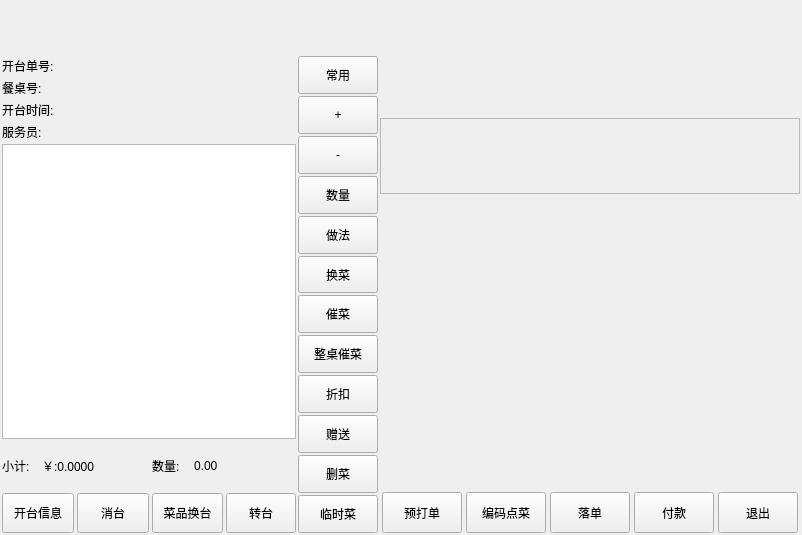
<?xml version="1.0" encoding="UTF-8"?>
<ui version="4.0">
 <class>table_order</class>
 <widget class="QDialog" name="table_order">
  <property name="geometry">
   <rect>
    <x>0</x>
    <y>0</y>
    <width>802</width>
    <height>535</height>
   </rect>
  </property>
  <property name="windowTitle">
   <string>Dialog</string>
  </property>
  
  <layout class="QVBoxLayout" name="verticalLayout_4">
   <property name="leftMargin">
    <number>0</number>
   </property>
   <property name="topMargin">
    <number>0</number>
   </property>
   <property name="rightMargin">
    <number>0</number>
   </property>
   <property name="bottomMargin">
    <number>0</number>
   </property>
   <item>
    <widget class="QLabel" name="label_qt_title">
     <property name="sizePolicy">
      <sizepolicy hsizetype="Expanding" vsizetype="Fixed">
       <horstretch>0</horstretch>
       <verstretch>0</verstretch>
      </sizepolicy>
     </property>
     <property name="minimumSize">
      <size>
       <width>0</width>
       <height>50</height>
      </size>
     </property>
     
     <property name="text">
      <string/>
     </property>
    </widget>
   </item>
   <item>
    <layout class="QHBoxLayout" name="horizontalLayout_4">
     <property name="spacing">
      <number>2</number>
     </property>
     <property name="leftMargin">
      <number>2</number>
     </property>
     <property name="rightMargin">
      <number>2</number>
     </property>
     <property name="bottomMargin">
      <number>2</number>
     </property>
     <item>
      <layout class="QVBoxLayout" name="verticalLayout_3">
       <item>
        <widget class="QLabel" name="label_6">
         <property name="sizePolicy">
          <sizepolicy hsizetype="Expanding" vsizetype="Fixed">
           <horstretch>0</horstretch>
           <verstretch>0</verstretch>
          </sizepolicy>
         </property>
         <property name="minimumSize">
          <size>
           <width>0</width>
           <height>20</height>
          </size>
         </property>
         <property name="maximumSize">
          <size>
           <width>294</width>
           <height>16777215</height>
          </size>
         </property>
         
         <property name="text">
          <string>开台单号:</string>
         </property>
        </widget>
       </item>
       <item>
        <widget class="QLabel" name="label_7">
         <property name="sizePolicy">
          <sizepolicy hsizetype="Expanding" vsizetype="Fixed">
           <horstretch>0</horstretch>
           <verstretch>0</verstretch>
          </sizepolicy>
         </property>
         <property name="minimumSize">
          <size>
           <width>0</width>
           <height>20</height>
          </size>
         </property>
         <property name="maximumSize">
          <size>
           <width>294</width>
           <height>16777215</height>
          </size>
         </property>
         
         <property name="text">
          <string>餐桌号:</string>
         </property>
        </widget>
       </item>
       <item>
        <widget class="QLabel" name="label_10">
         <property name="sizePolicy">
          <sizepolicy hsizetype="Expanding" vsizetype="Fixed">
           <horstretch>0</horstretch>
           <verstretch>0</verstretch>
          </sizepolicy>
         </property>
         <property name="minimumSize">
          <size>
           <width>0</width>
           <height>20</height>
          </size>
         </property>
         <property name="maximumSize">
          <size>
           <width>294</width>
           <height>16777215</height>
          </size>
         </property>
         
         <property name="text">
          <string>开台时间:</string>
         </property>
        </widget>
       </item>
       <item>
        <widget class="QLabel" name="label_11">
         <property name="sizePolicy">
          <sizepolicy hsizetype="Expanding" vsizetype="Fixed">
           <horstretch>0</horstretch>
           <verstretch>0</verstretch>
          </sizepolicy>
         </property>
         <property name="minimumSize">
          <size>
           <width>0</width>
           <height>20</height>
          </size>
         </property>
         <property name="maximumSize">
          <size>
           <width>294</width>
           <height>16777215</height>
          </size>
         </property>
         
         <property name="text">
          <string>服务员:</string>
         </property>
        </widget>
       </item>
       <item>
        <widget class="QTableView" name="tableView">
         <property name="sizePolicy">
          <sizepolicy hsizetype="Fixed" vsizetype="Expanding">
           <horstretch>0</horstretch>
           <verstretch>0</verstretch>
          </sizepolicy>
         </property>
         <property name="minimumSize">
          <size>
           <width>294</width>
           <height>100</height>
          </size>
         </property>
         
        </widget>
       </item>
       <item>
        <layout class="QHBoxLayout" name="horizontalLayout">
         <property name="spacing">
          <number>0</number>
         </property>
         <item>
          <widget class="QLabel" name="label_2">
           <property name="sizePolicy">
            <sizepolicy hsizetype="Fixed" vsizetype="Fixed">
             <horstretch>0</horstretch>
             <verstretch>0</verstretch>
            </sizepolicy>
           </property>
           <property name="minimumSize">
            <size>
             <width>40</width>
             <height>50</height>
            </size>
           </property>
           
           <property name="text">
            <string>小计:</string>
           </property>
          </widget>
         </item>
         <item>
          <widget class="QLabel" name="label_3">
           <property name="sizePolicy">
            <sizepolicy hsizetype="Fixed" vsizetype="Fixed">
             <horstretch>0</horstretch>
             <verstretch>0</verstretch>
            </sizepolicy>
           </property>
           <property name="minimumSize">
            <size>
             <width>110</width>
             <height>50</height>
            </size>
           </property>
           
           <property name="text">
            <string>￥:0.0000</string>
           </property>
          </widget>
         </item>
         <item>
          <widget class="QLabel" name="label_4">
           <property name="sizePolicy">
            <sizepolicy hsizetype="Fixed" vsizetype="Fixed">
             <horstretch>0</horstretch>
             <verstretch>0</verstretch>
            </sizepolicy>
           </property>
           <property name="minimumSize">
            <size>
             <width>42</width>
             <height>50</height>
            </size>
           </property>
           
           <property name="text">
            <string>数量:</string>
           </property>
          </widget>
         </item>
         <item>
          <widget class="QLabel" name="label_5">
           <property name="sizePolicy">
            <sizepolicy hsizetype="Fixed" vsizetype="Fixed">
             <horstretch>0</horstretch>
             <verstretch>0</verstretch>
            </sizepolicy>
           </property>
           <property name="minimumSize">
            <size>
             <width>100</width>
             <height>50</height>
            </size>
           </property>
           
           <property name="text">
            <string>0.00</string>
           </property>
          </widget>
         </item>
        </layout>
       </item>
       <item>
        <layout class="QHBoxLayout" name="horizontalLayout_3">
         <property name="spacing">
          <number>3</number>
         </property>
         <item>
          <widget class="QPushButton" name="pushButton_13">

      <property name="outer_stylesheet" stdset="0">
       <string>pushbutton</string>
      </property>

      <property name="outer_stylesheet" stdset="0">
       <string>pushbutton</string>
      </property>

      <property name="outer_stylesheet" stdset="0">
       <string>pushbutton</string>
      </property>

      <property name="outer_stylesheet" stdset="0">
       <string>pushbutton</string>
      </property>

      <property name="outer_stylesheet" stdset="0">
       <string>pushbutton</string>
      </property>
           <property name="sizePolicy">
            <sizepolicy hsizetype="Fixed" vsizetype="Fixed">
             <horstretch>0</horstretch>
             <verstretch>0</verstretch>
            </sizepolicy>
           </property>
           <property name="minimumSize">
            <size>
             <width>72</width>
             <height>40</height>
            </size>
           </property>
           <property name="focusPolicy">
            <enum>Qt::NoFocus</enum>
           </property>
           
           <property name="text">
            <string>开台信息</string>
           </property>
          </widget>
         </item>
         <item>
          <widget class="QPushButton" name="pushButton_14">

      <property name="outer_stylesheet" stdset="0">
       <string>pushbutton</string>
      </property>

      <property name="outer_stylesheet" stdset="0">
       <string>pushbutton</string>
      </property>

      <property name="outer_stylesheet" stdset="0">
       <string>pushbutton</string>
      </property>

      <property name="outer_stylesheet" stdset="0">
       <string>pushbutton</string>
      </property>

      <property name="outer_stylesheet" stdset="0">
       <string>pushbutton</string>
      </property>
           <property name="sizePolicy">
            <sizepolicy hsizetype="Fixed" vsizetype="Fixed">
             <horstretch>0</horstretch>
             <verstretch>0</verstretch>
            </sizepolicy>
           </property>
           <property name="minimumSize">
            <size>
             <width>72</width>
             <height>40</height>
            </size>
           </property>
           <property name="focusPolicy">
            <enum>Qt::NoFocus</enum>
           </property>
           
           <property name="text">
            <string>消台</string>
           </property>
          </widget>
         </item>
         <item>
          <widget class="QPushButton" name="pushButton_15">

      <property name="outer_stylesheet" stdset="0">
       <string>pushbutton</string>
      </property>

      <property name="outer_stylesheet" stdset="0">
       <string>pushbutton</string>
      </property>

      <property name="outer_stylesheet" stdset="0">
       <string>pushbutton</string>
      </property>

      <property name="outer_stylesheet" stdset="0">
       <string>pushbutton</string>
      </property>

      <property name="outer_stylesheet" stdset="0">
       <string>pushbutton</string>
      </property>
           <property name="sizePolicy">
            <sizepolicy hsizetype="Fixed" vsizetype="Fixed">
             <horstretch>0</horstretch>
             <verstretch>0</verstretch>
            </sizepolicy>
           </property>
           <property name="minimumSize">
            <size>
             <width>71</width>
             <height>40</height>
            </size>
           </property>
           <property name="focusPolicy">
            <enum>Qt::NoFocus</enum>
           </property>
           
           <property name="text">
            <string>菜品换台</string>
           </property>
          </widget>
         </item>
         <item>
          <widget class="QPushButton" name="pushButton_16">

      <property name="outer_stylesheet" stdset="0">
       <string>pushbutton</string>
      </property>

      <property name="outer_stylesheet" stdset="0">
       <string>pushbutton</string>
      </property>

      <property name="outer_stylesheet" stdset="0">
       <string>pushbutton</string>
      </property>

      <property name="outer_stylesheet" stdset="0">
       <string>pushbutton</string>
      </property>

      <property name="outer_stylesheet" stdset="0">
       <string>pushbutton</string>
      </property>
           <property name="sizePolicy">
            <sizepolicy hsizetype="Fixed" vsizetype="Fixed">
             <horstretch>0</horstretch>
             <verstretch>0</verstretch>
            </sizepolicy>
           </property>
           <property name="minimumSize">
            <size>
             <width>70</width>
             <height>40</height>
            </size>
           </property>
           <property name="focusPolicy">
            <enum>Qt::NoFocus</enum>
           </property>
           
           <property name="text">
            <string>转台</string>
           </property>
          </widget>
         </item>
        </layout>
       </item>
      </layout>
     </item>
     <item>
      <layout class="QVBoxLayout" name="verticalLayout">
       <property name="spacing">
        <number>2</number>
       </property>
       <item>
        <widget class="QPushButton" name="pushButton">

      <property name="outer_stylesheet" stdset="0">
       <string>pushbutton</string>
      </property>

      <property name="outer_stylesheet" stdset="0">
       <string>pushbutton</string>
      </property>

      <property name="outer_stylesheet" stdset="0">
       <string>pushbutton</string>
      </property>

      <property name="outer_stylesheet" stdset="0">
       <string>pushbutton</string>
      </property>

      <property name="outer_stylesheet" stdset="0">
       <string>pushbutton</string>
      </property>
         <property name="sizePolicy">
          <sizepolicy hsizetype="Fixed" vsizetype="Expanding">
           <horstretch>0</horstretch>
           <verstretch>0</verstretch>
          </sizepolicy>
         </property>
         <property name="minimumSize">
          <size>
           <width>80</width>
           <height>30</height>
          </size>
         </property>
         <property name="focusPolicy">
          <enum>Qt::NoFocus</enum>
         </property>
         
         <property name="text">
          <string>常用</string>
         </property>
        </widget>
       </item>
       <item>
        <widget class="QPushButton" name="pushButton_2">

      <property name="outer_stylesheet" stdset="0">
       <string>pushbutton</string>
      </property>

      <property name="outer_stylesheet" stdset="0">
       <string>pushbutton</string>
      </property>

      <property name="outer_stylesheet" stdset="0">
       <string>pushbutton</string>
      </property>

      <property name="outer_stylesheet" stdset="0">
       <string>pushbutton</string>
      </property>

      <property name="outer_stylesheet" stdset="0">
       <string>pushbutton</string>
      </property>
         <property name="sizePolicy">
          <sizepolicy hsizetype="Fixed" vsizetype="Expanding">
           <horstretch>0</horstretch>
           <verstretch>0</verstretch>
          </sizepolicy>
         </property>
         <property name="minimumSize">
          <size>
           <width>80</width>
           <height>30</height>
          </size>
         </property>
         <property name="focusPolicy">
          <enum>Qt::NoFocus</enum>
         </property>
         
         <property name="text">
          <string>+</string>
         </property>
        </widget>
       </item>
       <item>
        <widget class="QPushButton" name="pushButton_3">

      <property name="outer_stylesheet" stdset="0">
       <string>pushbutton</string>
      </property>

      <property name="outer_stylesheet" stdset="0">
       <string>pushbutton</string>
      </property>

      <property name="outer_stylesheet" stdset="0">
       <string>pushbutton</string>
      </property>

      <property name="outer_stylesheet" stdset="0">
       <string>pushbutton</string>
      </property>

      <property name="outer_stylesheet" stdset="0">
       <string>pushbutton</string>
      </property>
         <property name="sizePolicy">
          <sizepolicy hsizetype="Fixed" vsizetype="Expanding">
           <horstretch>0</horstretch>
           <verstretch>0</verstretch>
          </sizepolicy>
         </property>
         <property name="minimumSize">
          <size>
           <width>80</width>
           <height>30</height>
          </size>
         </property>
         <property name="focusPolicy">
          <enum>Qt::NoFocus</enum>
         </property>
         
         <property name="text">
          <string>-</string>
         </property>
        </widget>
       </item>
       <item>
        <widget class="QPushButton" name="pushButton_4">

      <property name="outer_stylesheet" stdset="0">
       <string>pushbutton</string>
      </property>

      <property name="outer_stylesheet" stdset="0">
       <string>pushbutton</string>
      </property>

      <property name="outer_stylesheet" stdset="0">
       <string>pushbutton</string>
      </property>

      <property name="outer_stylesheet" stdset="0">
       <string>pushbutton</string>
      </property>

      <property name="outer_stylesheet" stdset="0">
       <string>pushbutton</string>
      </property>
         <property name="sizePolicy">
          <sizepolicy hsizetype="Fixed" vsizetype="Expanding">
           <horstretch>0</horstretch>
           <verstretch>0</verstretch>
          </sizepolicy>
         </property>
         <property name="minimumSize">
          <size>
           <width>80</width>
           <height>30</height>
          </size>
         </property>
         <property name="focusPolicy">
          <enum>Qt::NoFocus</enum>
         </property>
         
         <property name="text">
          <string>数量</string>
         </property>
        </widget>
       </item>
       <item>
        <widget class="QPushButton" name="pushButton_5">

      <property name="outer_stylesheet" stdset="0">
       <string>pushbutton</string>
      </property>

      <property name="outer_stylesheet" stdset="0">
       <string>pushbutton</string>
      </property>

      <property name="outer_stylesheet" stdset="0">
       <string>pushbutton</string>
      </property>

      <property name="outer_stylesheet" stdset="0">
       <string>pushbutton</string>
      </property>

      <property name="outer_stylesheet" stdset="0">
       <string>pushbutton</string>
      </property>
         <property name="sizePolicy">
          <sizepolicy hsizetype="Fixed" vsizetype="Expanding">
           <horstretch>0</horstretch>
           <verstretch>0</verstretch>
          </sizepolicy>
         </property>
         <property name="minimumSize">
          <size>
           <width>80</width>
           <height>30</height>
          </size>
         </property>
         <property name="focusPolicy">
          <enum>Qt::NoFocus</enum>
         </property>
         
         <property name="text">
          <string>做法</string>
         </property>
        </widget>
       </item>
       <item>
        <widget class="QPushButton" name="pushButton_6">

      <property name="outer_stylesheet" stdset="0">
       <string>pushbutton</string>
      </property>

      <property name="outer_stylesheet" stdset="0">
       <string>pushbutton</string>
      </property>

      <property name="outer_stylesheet" stdset="0">
       <string>pushbutton</string>
      </property>

      <property name="outer_stylesheet" stdset="0">
       <string>pushbutton</string>
      </property>

      <property name="outer_stylesheet" stdset="0">
       <string>pushbutton</string>
      </property>
         <property name="sizePolicy">
          <sizepolicy hsizetype="Fixed" vsizetype="Expanding">
           <horstretch>0</horstretch>
           <verstretch>0</verstretch>
          </sizepolicy>
         </property>
         <property name="minimumSize">
          <size>
           <width>80</width>
           <height>30</height>
          </size>
         </property>
         <property name="focusPolicy">
          <enum>Qt::NoFocus</enum>
         </property>
         
         <property name="text">
          <string>换菜</string>
         </property>
        </widget>
       </item>
       <item>
        <widget class="QPushButton" name="pushButton_7">

      <property name="outer_stylesheet" stdset="0">
       <string>pushbutton</string>
      </property>

      <property name="outer_stylesheet" stdset="0">
       <string>pushbutton</string>
      </property>

      <property name="outer_stylesheet" stdset="0">
       <string>pushbutton</string>
      </property>

      <property name="outer_stylesheet" stdset="0">
       <string>pushbutton</string>
      </property>

      <property name="outer_stylesheet" stdset="0">
       <string>pushbutton</string>
      </property>
         <property name="sizePolicy">
          <sizepolicy hsizetype="Fixed" vsizetype="Expanding">
           <horstretch>0</horstretch>
           <verstretch>0</verstretch>
          </sizepolicy>
         </property>
         <property name="minimumSize">
          <size>
           <width>80</width>
           <height>30</height>
          </size>
         </property>
         <property name="focusPolicy">
          <enum>Qt::NoFocus</enum>
         </property>
         
         <property name="text">
          <string>催菜</string>
         </property>
        </widget>
       </item>
       <item>
        <widget class="QPushButton" name="pushButton_8">

      <property name="outer_stylesheet" stdset="0">
       <string>pushbutton</string>
      </property>

      <property name="outer_stylesheet" stdset="0">
       <string>pushbutton</string>
      </property>

      <property name="outer_stylesheet" stdset="0">
       <string>pushbutton</string>
      </property>

      <property name="outer_stylesheet" stdset="0">
       <string>pushbutton</string>
      </property>

      <property name="outer_stylesheet" stdset="0">
       <string>pushbutton</string>
      </property>
         <property name="sizePolicy">
          <sizepolicy hsizetype="Fixed" vsizetype="Expanding">
           <horstretch>0</horstretch>
           <verstretch>0</verstretch>
          </sizepolicy>
         </property>
         <property name="minimumSize">
          <size>
           <width>80</width>
           <height>30</height>
          </size>
         </property>
         <property name="focusPolicy">
          <enum>Qt::NoFocus</enum>
         </property>
         
         <property name="text">
          <string>整桌催菜</string>
         </property>
        </widget>
       </item>
       <item>
        <widget class="QPushButton" name="pushButton_9">

      <property name="outer_stylesheet" stdset="0">
       <string>pushbutton</string>
      </property>

      <property name="outer_stylesheet" stdset="0">
       <string>pushbutton</string>
      </property>

      <property name="outer_stylesheet" stdset="0">
       <string>pushbutton</string>
      </property>

      <property name="outer_stylesheet" stdset="0">
       <string>pushbutton</string>
      </property>

      <property name="outer_stylesheet" stdset="0">
       <string>pushbutton</string>
      </property>
         <property name="sizePolicy">
          <sizepolicy hsizetype="Fixed" vsizetype="Expanding">
           <horstretch>0</horstretch>
           <verstretch>0</verstretch>
          </sizepolicy>
         </property>
         <property name="minimumSize">
          <size>
           <width>80</width>
           <height>30</height>
          </size>
         </property>
         <property name="focusPolicy">
          <enum>Qt::NoFocus</enum>
         </property>
         
         <property name="text">
          <string>折扣</string>
         </property>
        </widget>
       </item>
       <item>
        <widget class="QPushButton" name="pushButton_10">

      <property name="outer_stylesheet" stdset="0">
       <string>pushbutton</string>
      </property>

      <property name="outer_stylesheet" stdset="0">
       <string>pushbutton</string>
      </property>

      <property name="outer_stylesheet" stdset="0">
       <string>pushbutton</string>
      </property>

      <property name="outer_stylesheet" stdset="0">
       <string>pushbutton</string>
      </property>

      <property name="outer_stylesheet" stdset="0">
       <string>pushbutton</string>
      </property>
         <property name="sizePolicy">
          <sizepolicy hsizetype="Fixed" vsizetype="Expanding">
           <horstretch>0</horstretch>
           <verstretch>0</verstretch>
          </sizepolicy>
         </property>
         <property name="minimumSize">
          <size>
           <width>80</width>
           <height>30</height>
          </size>
         </property>
         <property name="focusPolicy">
          <enum>Qt::NoFocus</enum>
         </property>
         
         <property name="text">
          <string>赠送</string>
         </property>
        </widget>
       </item>
       <item>
        <widget class="QPushButton" name="pushButton_11">

      <property name="outer_stylesheet" stdset="0">
       <string>pushbutton</string>
      </property>

      <property name="outer_stylesheet" stdset="0">
       <string>pushbutton</string>
      </property>

      <property name="outer_stylesheet" stdset="0">
       <string>pushbutton</string>
      </property>

      <property name="outer_stylesheet" stdset="0">
       <string>pushbutton</string>
      </property>

      <property name="outer_stylesheet" stdset="0">
       <string>pushbutton</string>
      </property>
         <property name="sizePolicy">
          <sizepolicy hsizetype="Fixed" vsizetype="Expanding">
           <horstretch>0</horstretch>
           <verstretch>0</verstretch>
          </sizepolicy>
         </property>
         <property name="minimumSize">
          <size>
           <width>80</width>
           <height>30</height>
          </size>
         </property>
         <property name="focusPolicy">
          <enum>Qt::NoFocus</enum>
         </property>
         
         <property name="text">
          <string>删菜</string>
         </property>
        </widget>
       </item>
       <item>
        <widget class="QPushButton" name="pushButton_12">

      <property name="outer_stylesheet" stdset="0">
       <string>pushbutton</string>
      </property>

      <property name="outer_stylesheet" stdset="0">
       <string>pushbutton</string>
      </property>

      <property name="outer_stylesheet" stdset="0">
       <string>pushbutton</string>
      </property>

      <property name="outer_stylesheet" stdset="0">
       <string>pushbutton</string>
      </property>

      <property name="outer_stylesheet" stdset="0">
       <string>pushbutton</string>
      </property>
         <property name="sizePolicy">
          <sizepolicy hsizetype="Fixed" vsizetype="Expanding">
           <horstretch>0</horstretch>
           <verstretch>0</verstretch>
          </sizepolicy>
         </property>
         <property name="minimumSize">
          <size>
           <width>80</width>
           <height>30</height>
          </size>
         </property>
         <property name="focusPolicy">
          <enum>Qt::NoFocus</enum>
         </property>
         
         <property name="text">
          <string>临时菜</string>
         </property>
        </widget>
       </item>
      </layout>
     </item>
     <item>
      <layout class="QVBoxLayout" name="verticalLayout_2">
       <item>
        <widget class="kindxiaolei" name="widget" native="true">
         <property name="sizePolicy">
          <sizepolicy hsizetype="Expanding" vsizetype="Fixed">
           <horstretch>0</horstretch>
           <verstretch>0</verstretch>
          </sizepolicy>
         </property>
         <property name="minimumSize">
          <size>
           <width>0</width>
           <height>60</height>
          </size>
         </property>
        </widget>
       </item>
       <item>
        <widget class="QFrame" name="frame">
         <property name="sizePolicy">
          <sizepolicy hsizetype="Expanding" vsizetype="Fixed">
           <horstretch>0</horstretch>
           <verstretch>0</verstretch>
          </sizepolicy>
         </property>
         <property name="minimumSize">
          <size>
           <width>0</width>
           <height>76</height>
          </size>
         </property>
         
         <property name="frameShape">
          <enum>QFrame::StyledPanel</enum>
         </property>
         <property name="frameShadow">
          <enum>QFrame::Raised</enum>
         </property>
        </widget>
       </item>
       <item>
        <widget class="QWidget" name="widget_3" native="true">
         <property name="sizePolicy">
          <sizepolicy hsizetype="Expanding" vsizetype="Expanding">
           <horstretch>0</horstretch>
           <verstretch>0</verstretch>
          </sizepolicy>
         </property>
        </widget>
       </item>
       <item>
        <layout class="QHBoxLayout" name="horizontalLayout_2">
         <item>
          <widget class="QPushButton" name="pushButton_24">

      <property name="outer_stylesheet" stdset="0">
       <string>pushbutton</string>
      </property>

      <property name="outer_stylesheet" stdset="0">
       <string>pushbutton</string>
      </property>

      <property name="outer_stylesheet" stdset="0">
       <string>pushbutton</string>
      </property>

      <property name="outer_stylesheet" stdset="0">
       <string>pushbutton</string>
      </property>

      <property name="outer_stylesheet" stdset="0">
       <string>pushbutton</string>
      </property>
           <property name="sizePolicy">
            <sizepolicy hsizetype="Fixed" vsizetype="Fixed">
             <horstretch>0</horstretch>
             <verstretch>0</verstretch>
            </sizepolicy>
           </property>
           <property name="minimumSize">
            <size>
             <width>80</width>
             <height>41</height>
            </size>
           </property>
           <property name="maximumSize">
            <size>
             <width>80</width>
             <height>41</height>
            </size>
           </property>
           <property name="focusPolicy">
            <enum>Qt::NoFocus</enum>
           </property>
           
           <property name="text">
            <string>预打单</string>
           </property>
          </widget>
         </item>
         <item>
          <widget class="QPushButton" name="pushButton_20">

      <property name="outer_stylesheet" stdset="0">
       <string>pushbutton</string>
      </property>

      <property name="outer_stylesheet" stdset="0">
       <string>pushbutton</string>
      </property>

      <property name="outer_stylesheet" stdset="0">
       <string>pushbutton</string>
      </property>

      <property name="outer_stylesheet" stdset="0">
       <string>pushbutton</string>
      </property>

      <property name="outer_stylesheet" stdset="0">
       <string>pushbutton</string>
      </property>
           <property name="sizePolicy">
            <sizepolicy hsizetype="Fixed" vsizetype="Fixed">
             <horstretch>0</horstretch>
             <verstretch>0</verstretch>
            </sizepolicy>
           </property>
           <property name="minimumSize">
            <size>
             <width>80</width>
             <height>41</height>
            </size>
           </property>
           <property name="maximumSize">
            <size>
             <width>80</width>
             <height>41</height>
            </size>
           </property>
           <property name="focusPolicy">
            <enum>Qt::NoFocus</enum>
           </property>
           
           <property name="text">
            <string>编码点菜</string>
           </property>
          </widget>
         </item>
         <item>
          <widget class="QPushButton" name="pushButton_23">

      <property name="outer_stylesheet" stdset="0">
       <string>pushbutton</string>
      </property>

      <property name="outer_stylesheet" stdset="0">
       <string>pushbutton</string>
      </property>

      <property name="outer_stylesheet" stdset="0">
       <string>pushbutton</string>
      </property>

      <property name="outer_stylesheet" stdset="0">
       <string>pushbutton</string>
      </property>

      <property name="outer_stylesheet" stdset="0">
       <string>pushbutton</string>
      </property>
           <property name="sizePolicy">
            <sizepolicy hsizetype="Fixed" vsizetype="Fixed">
             <horstretch>0</horstretch>
             <verstretch>0</verstretch>
            </sizepolicy>
           </property>
           <property name="minimumSize">
            <size>
             <width>80</width>
             <height>41</height>
            </size>
           </property>
           <property name="maximumSize">
            <size>
             <width>80</width>
             <height>41</height>
            </size>
           </property>
           <property name="focusPolicy">
            <enum>Qt::NoFocus</enum>
           </property>
           
           <property name="text">
            <string>落单</string>
           </property>
          </widget>
         </item>
         <item>
          <widget class="QPushButton" name="pushButton_21">

      <property name="outer_stylesheet" stdset="0">
       <string>pushbutton</string>
      </property>

      <property name="outer_stylesheet" stdset="0">
       <string>pushbutton</string>
      </property>

      <property name="outer_stylesheet" stdset="0">
       <string>pushbutton</string>
      </property>

      <property name="outer_stylesheet" stdset="0">
       <string>pushbutton</string>
      </property>

      <property name="outer_stylesheet" stdset="0">
       <string>pushbutton</string>
      </property>
           <property name="sizePolicy">
            <sizepolicy hsizetype="Fixed" vsizetype="Fixed">
             <horstretch>0</horstretch>
             <verstretch>0</verstretch>
            </sizepolicy>
           </property>
           <property name="minimumSize">
            <size>
             <width>70</width>
             <height>41</height>
            </size>
           </property>
           <property name="maximumSize">
            <size>
             <width>80</width>
             <height>41</height>
            </size>
           </property>
           <property name="focusPolicy">
            <enum>Qt::NoFocus</enum>
           </property>
           
           <property name="text">
            <string>付款</string>
           </property>
          </widget>
         </item>
         <item>
          <widget class="QPushButton" name="pushButton_22">

      <property name="outer_stylesheet" stdset="0">
       <string>pushbutton</string>
      </property>

      <property name="outer_stylesheet" stdset="0">
       <string>pushbutton</string>
      </property>

      <property name="outer_stylesheet" stdset="0">
       <string>pushbutton</string>
      </property>

      <property name="outer_stylesheet" stdset="0">
       <string>pushbutton</string>
      </property>

      <property name="outer_stylesheet" stdset="0">
       <string>pushbutton</string>
      </property>
           <property name="sizePolicy">
            <sizepolicy hsizetype="Fixed" vsizetype="Fixed">
             <horstretch>0</horstretch>
             <verstretch>0</verstretch>
            </sizepolicy>
           </property>
           <property name="minimumSize">
            <size>
             <width>70</width>
             <height>41</height>
            </size>
           </property>
           <property name="maximumSize">
            <size>
             <width>80</width>
             <height>41</height>
            </size>
           </property>
           <property name="focusPolicy">
            <enum>Qt::NoFocus</enum>
           </property>
           
           <property name="text">
            <string>退出</string>
           </property>
          </widget>
         </item>
        </layout>
       </item>
      </layout>
     </item>
    </layout>
   </item>
  </layout>
 </widget>
 <customwidgets>
  <customwidget>
   <class>kindxiaolei</class>
   <extends>QWidget</extends>
   <header location="global">kindxiaolei.h</header>
   <container>1</container>
  </customwidget>
 </customwidgets>
 <resources/>
 <connections/>
</ui>
